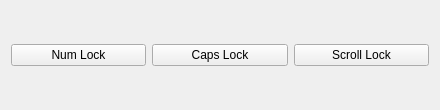
<?xml version="1.0" encoding="UTF-8"?>
<ui version="4.0">
 <class>Dialog</class>
 <widget class="QDialog" name="Dialog">
  <property name="windowModality">
   <enum>Qt::WindowModal</enum>
  </property>
  <property name="geometry">
   <rect>
    <x>0</x>
    <y>0</y>
    <width>440</width>
    <height>110</height>
   </rect>
  </property>
  <property name="minimumSize">
   <size>
    <width>400</width>
    <height>80</height>
   </size>
  </property>
  <property name="windowTitle">
   <string>Indicator Lights</string>
  </property>
  <layout class="QGridLayout" name="gridLayout">
   <item row="0" column="0">
    <layout class="QHBoxLayout" name="horizontalLayout">
     <item>
      <widget class="QPushButton" name="pushButtonNum">
       <property name="focusPolicy">
        <enum>Qt::NoFocus</enum>
       </property>
       <property name="text">
        <string>Num Lock</string>
       </property>
      </widget>
     </item>
     <item>
      <widget class="QPushButton" name="pushButtonCaps">
       <property name="focusPolicy">
        <enum>Qt::NoFocus</enum>
       </property>
       <property name="text">
        <string>Caps Lock</string>
       </property>
      </widget>
     </item>
     <item>
      <widget class="QPushButton" name="pushButtonScroll">
       <property name="focusPolicy">
        <enum>Qt::NoFocus</enum>
       </property>
       <property name="text">
        <string>Scroll Lock</string>
       </property>
      </widget>
     </item>
    </layout>
   </item>
  </layout>
 </widget>
 <resources/>
 <connections/>
</ui>
